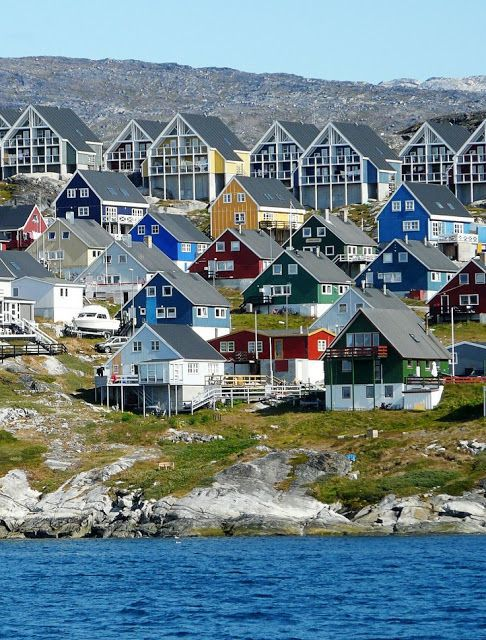
//> input picture cornerDetection/scenery2.jpg, 486 x 640 px
$ ./drawCornerDetect   (built with g++ and OpenCV 4)
//> lines starting //> are read from the running program, lines starting //| are printed output that depends on the picture; after the words box and inside, x2 and y2 are one past the last pixel; in counts of white or black regions, pixels touching at a corner belong together
#include <opencv2/opencv.hpp>
#include <opencv2/imgproc/imgproc.hpp>
#include <opencv2/highgui/highgui.hpp>

using namespace cv;

Mat g_srcImage, g_grayImage, g_srcImage_change;
int g_threshold = 30;

void on_CornerHarris(int, void*);

int main()
{
	g_srcImage = imread("scenery2.jpg");
//> g_srcImage is the input picture: 640 rows x 486 cols, CV_8UC3; mean B, G, R 136.3, 129.7, 109.6
	imshow("source", g_srcImage);
	g_srcImage_change = g_srcImage.clone(); // do not change source image

	// draw on another picture
	cvtColor(g_srcImage_change, g_grayImage, COLOR_BGR2GRAY);
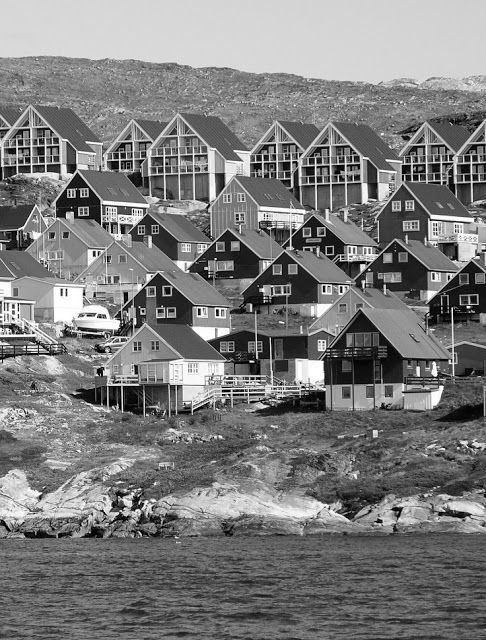
//> g_grayImage: 640 rows x 486 cols, CV_8UC1; min 0, max 255, mean 124.4
	createTrackbar("value", "source", &g_threshold, 175, on_CornerHarris);
	on_CornerHarris(0, 0);

	waitKey(0);
	return 0;
}

void on_CornerHarris(int, void*)
{
	Mat dstImage = Mat::zeros(g_srcImage.size(), CV_32FC1);
	g_srcImage_change = g_srcImage.clone();


	// first corner detect
	Mat cornerImage;
	cornerHarris(g_grayImage, cornerImage, 2, 3, 0.04, BORDER_DEFAULT);
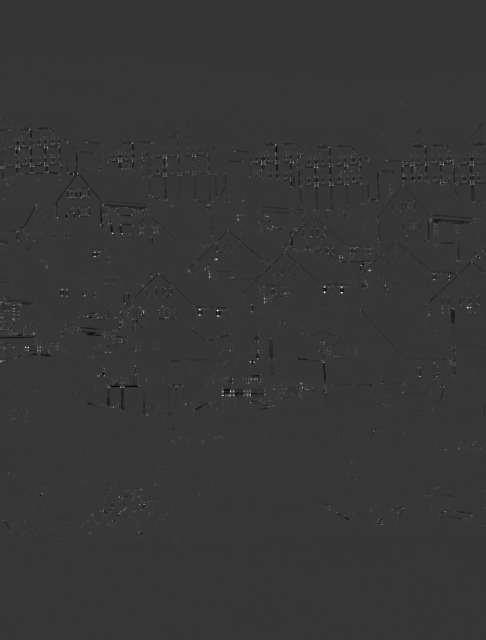
//> cornerImage: 640 rows x 486 cols, CV_32FC1; min -0.0193, max 0.0701, mean 1.27e-05; drawn with min black and max white
	// then normalize
	Mat normalizeImage;
	/* after normalize or threshold save current corner point information */
	normalize(cornerImage, normalizeImage, 0, 255, NORM_MINMAX, CV_32FC1, Mat());
	// end turn image to unsigned int8
	convertScaleAbs(normalizeImage, dstImage);

	for (int i = 0; i < normalizeImage.rows; i++)
	{
		for (int j = 0; j < normalizeImage.cols; j++)
		{
			if ((int)normalizeImage.at<float>(i, j) > g_threshold + 80)
			{
				circle(g_srcImage_change, Point(i, j), 5, Scalar(10, 10, 255), 2, 8, 0);
				circle(dstImage, Point(i, j), 5, Scalar(0, 10, 255), 2, 8, 0);
			}
		}
	}
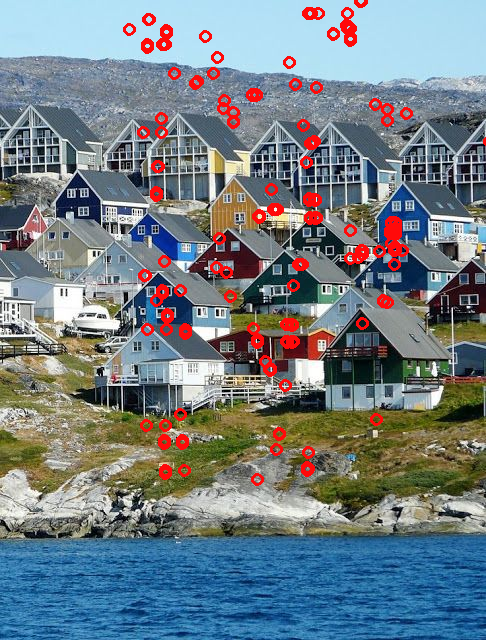
//> g_srcImage_change: 640 rows x 486 cols, CV_8UC3; 3.31% of pixels changed, all inside (x1, y1, x2, y2) = (123, 0, 486, 486)
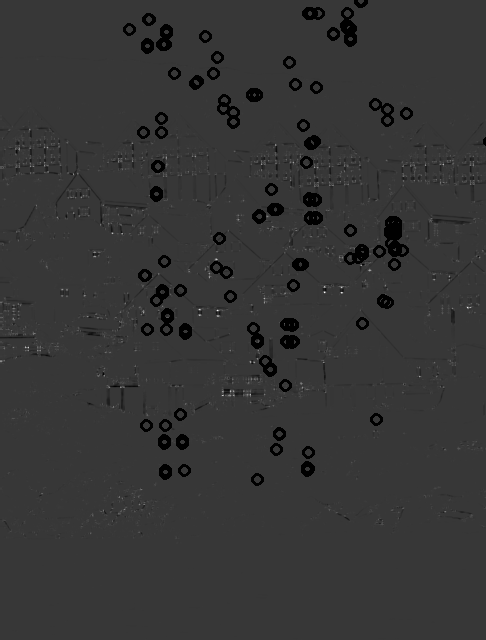
//> dstImage: 640 rows x 486 cols, CV_8UC1; min 0, max 255, mean 53.2
	imshow("result2", dstImage);
	imshow("result3", normalizeImage);
	imshow("result1", g_srcImage_change);
}

$ run again, with cornerDetection/scenery4.jpg copied over cornerDetection/scenery2.jpg
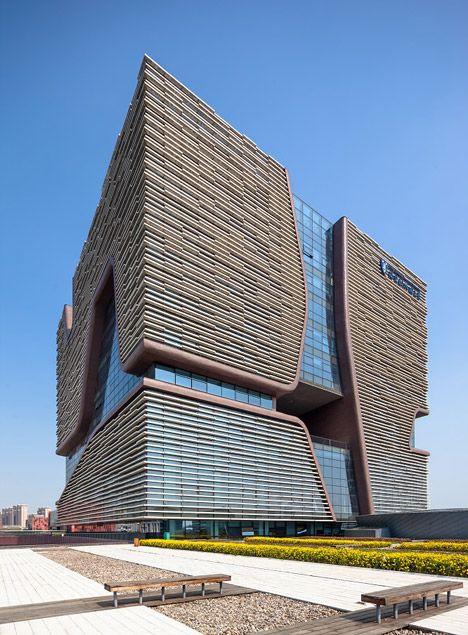
//> input picture cornerDetection/scenery4.jpg, 468 x 635 px
//> g_srcImage is the input picture: 635 rows x 468 cols, CV_8UC3; mean B, G, R 161.1, 141.4, 125.7
//> after the loop in on_CornerHarris, `for (int i = 0; i < normalizeImage.rows; i++)`:
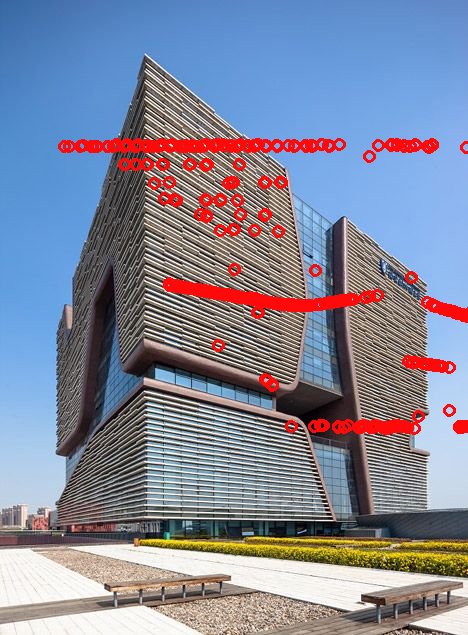
//> g_srcImage_change: 635 rows x 468 cols, CV_8UC3; 4.44% of pixels changed, all inside (x1, y1, x2, y2) = (58, 138, 468, 435)
//> after the loop in on_CornerHarris, `for (int i = 0; i < normalizeImage.rows; i++)`:
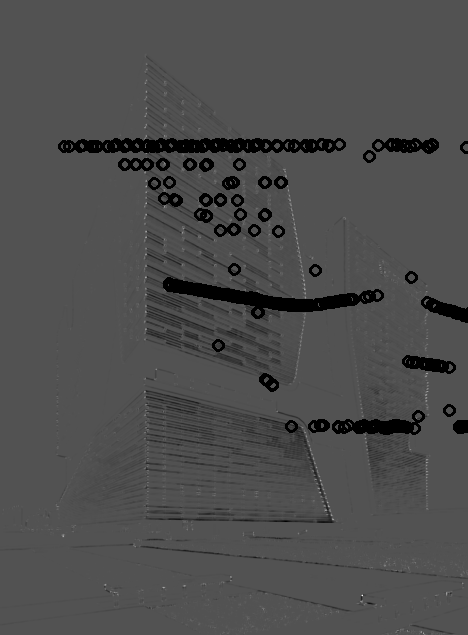
//> dstImage: 635 rows x 468 cols, CV_8UC1; min 0, max 255, mean 76.7
